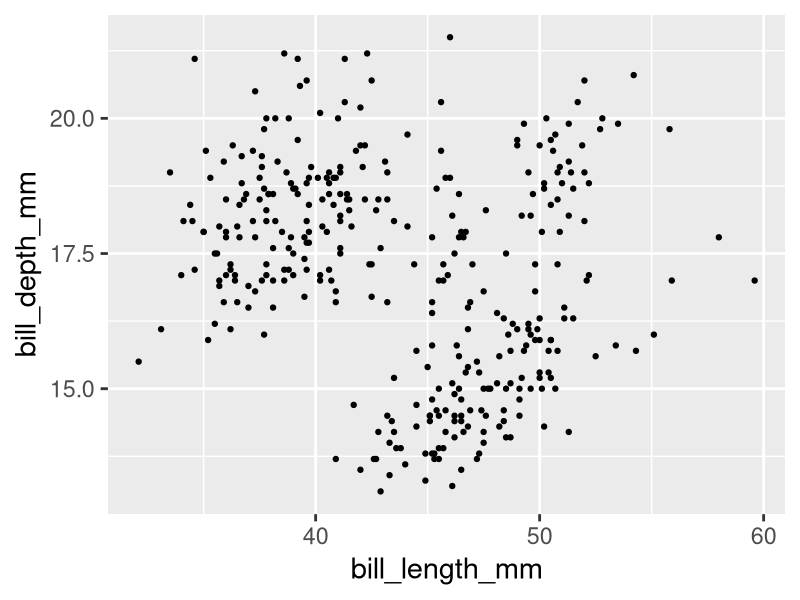
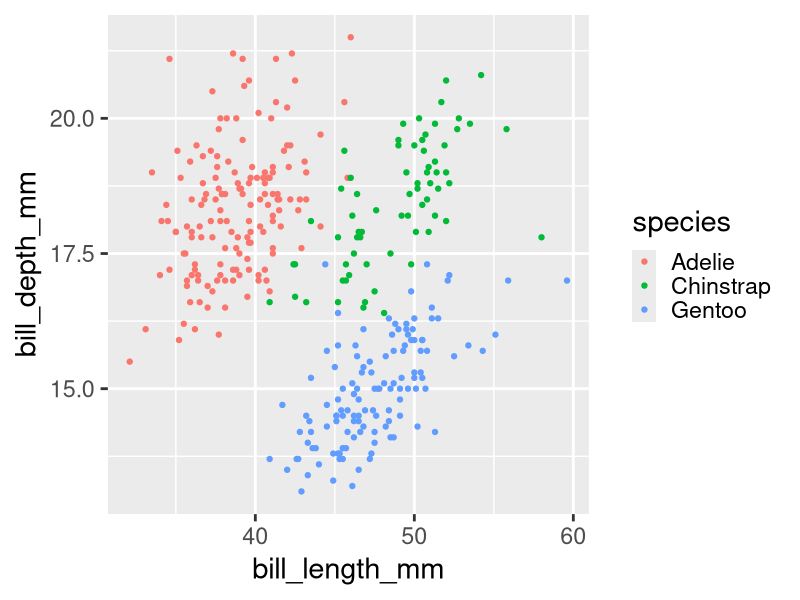
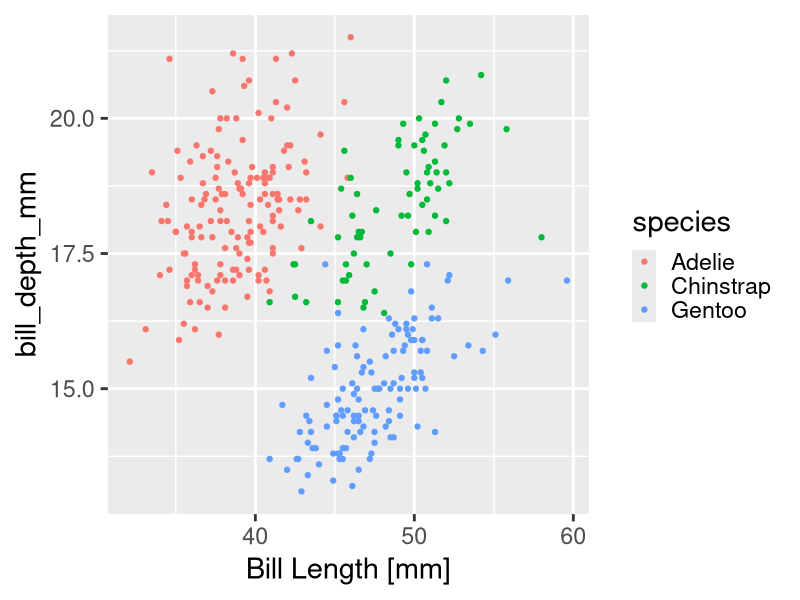
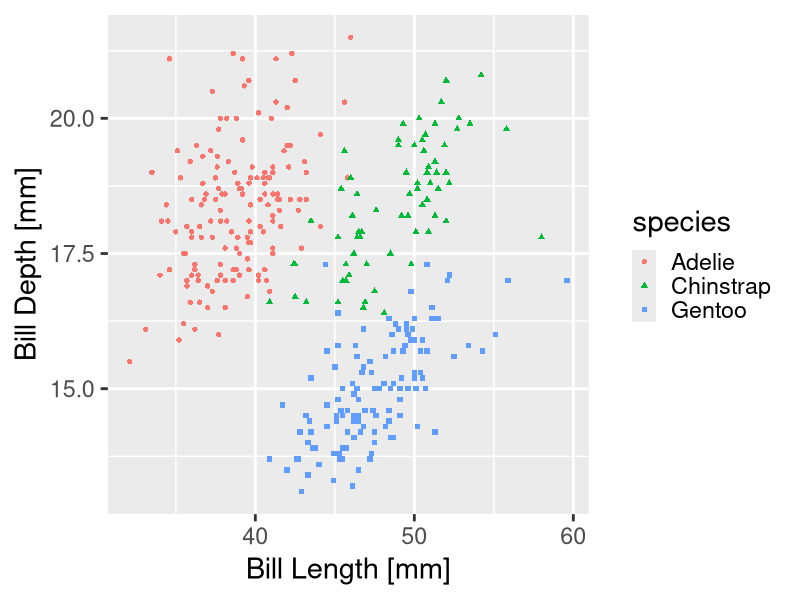
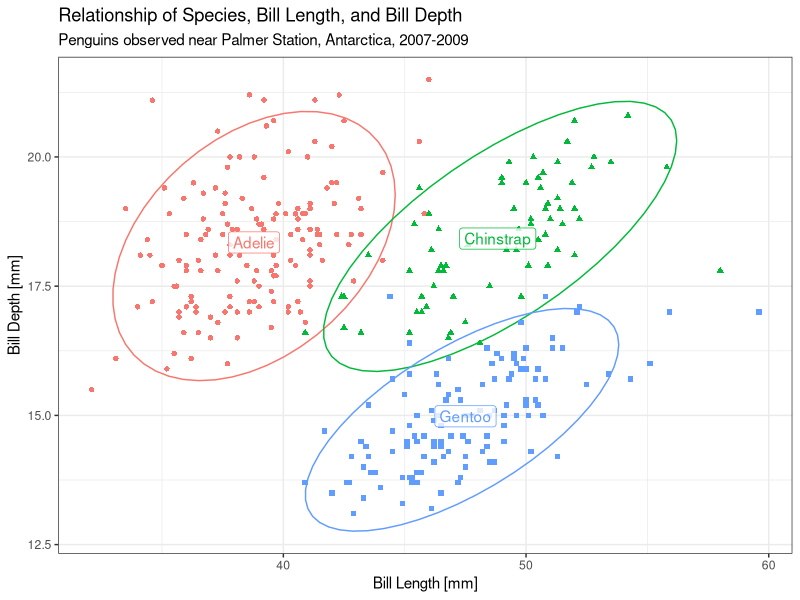
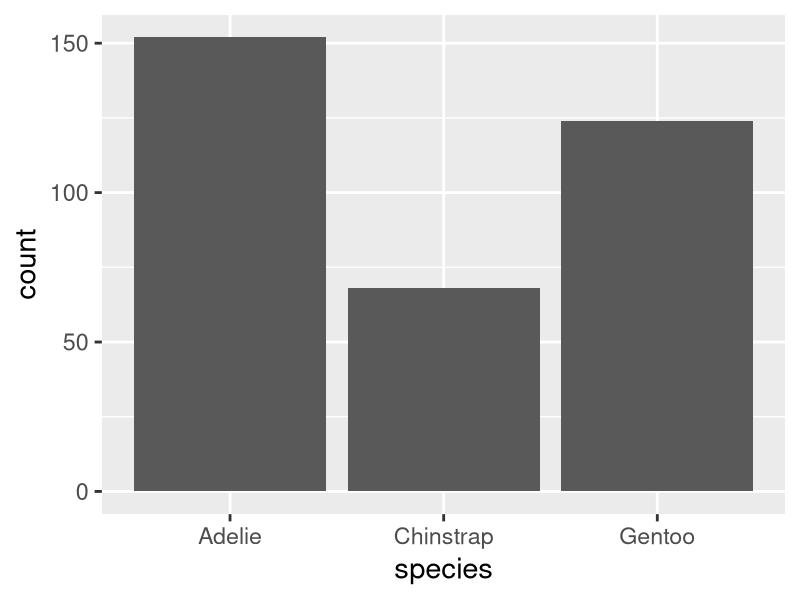
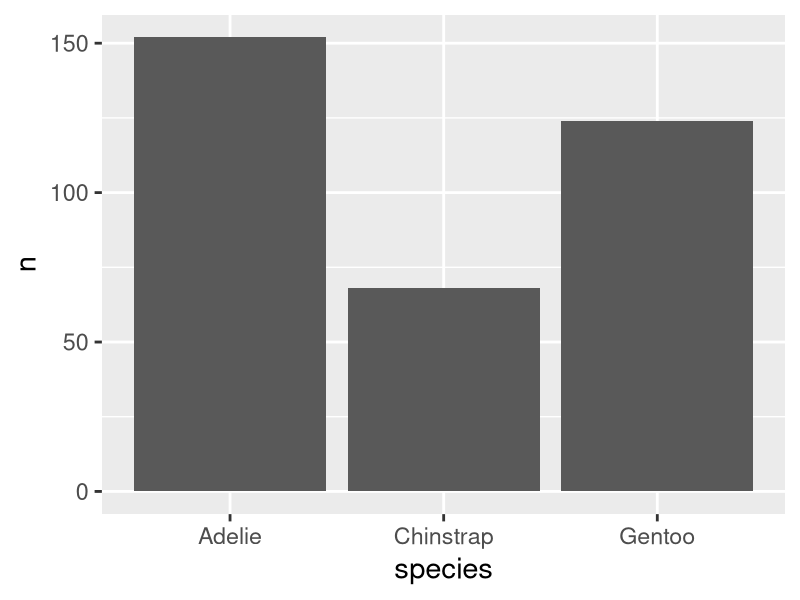
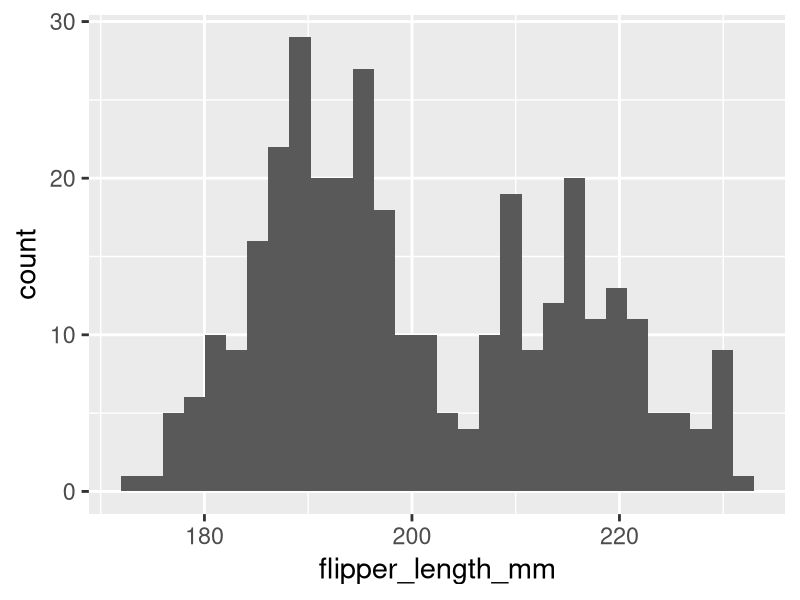

Write R code to recreate these figures, in order.
## ---- chunk 1
library(palmerpenguins)
head(penguins)
## ---- chunk 2
library(tidyverse)
theme_set(theme_gray(base_size = 21))
## ---- chunk 3
#| fig.dpi: 900
#| out-width: 50%
#| fig-asp: 0.618
#| fig-align: center
ggplot(penguins, aes(x = bill_length_mm, bill_depth_mm)) + 
  geom_point()
## ---- chunk 4
#| fig.dpi: 900
#| out-width: 50%
#| fig-asp: 0.618
#| fig-align: center
ggplot(penguins, aes(x = bill_length_mm, bill_depth_mm, color = species)) + 
  geom_point()
## ---- chunk 5
#| fig.dpi: 900
#| out-width: 50%
#| fig-asp: 0.618
#| fig-align: center
ggplot(penguins, aes(x = bill_length_mm, bill_depth_mm, color = species)) + 
  geom_point() + 
  xlab("Bill Length [mm]")
## ---- chunk 6
#| fig.dpi: 900
#| out-width: 50%
#| fig-asp: 0.618
#| fig-align: center
ggplot(penguins,
       aes(
         x = bill_length_mm,
         y = bill_depth_mm,
         color = species,
         shape = species
       )) + 
  geom_point() + 
  xlab("Bill Length [mm]") +
  ylab("Bill Depth [mm]")
## ---- chunk 7
#| fig.dpi: 900
#| out-width: 90%
#| fig-asp: 0.618
#| fig-width: 7
#| fig-align: center
ggplot(penguins,
       aes(
         x = bill_length_mm,
         bill_depth_mm,
         color = species,
         shape = species,
         label = species,
         group = species
       )) + 
  stat_ellipse() + 
  geom_point() + 
  geom_label(
    data = penguins |> group_by(species) |> summarize(across(c(bill_length_mm, bill_depth_mm), mean, na.rm=T)),
    alpha = 0.8
  ) + 
  xlab("Bill Length [mm]") +
  ylab("Bill Depth [mm]") + 
  ggtitle("Relationship of Species, Bill Length, and Bill Depth",
          "Penguins observed near Palmer Station, Antarctica, 2007-2009") +
  theme_bw() + 
  theme(legend.position = 'none')
## ---- chunk 8
# if you want ggplot to tally up your data, use geom_bar
ggplot(penguins, aes(x = species)) + 
  geom_bar()
## ---- chunk 9
# if your data are already tallied up, use geom_col
counts_df <- count(penguins, species)
counts_df
## ---- chunk 10
#| output-location: column
ggplot(counts_df, aes(x = species, y = n)) + 
  geom_col()
## ---- chunk 11
ggplot(penguins, aes(x = flipper_length_mm)) + 
  geom_histogram()
## ---- chunk 12
ggplot(penguins, aes(x = flipper_length_mm)) + 
  geom_histogram(bins = 50)
## ---- chunk 13
ggplot(penguins, aes(x = flipper_length_mm, fill = species)) + 
  geom_histogram()
## ---- chunk 14
ggplot(penguins, aes(x = flipper_length_mm)) + 
  geom_density()
## ---- chunk 15
ggplot(penguins, aes(x = flipper_length_mm, fill = species)) + 
  geom_density()
## ---- chunk 16
ggplot(penguins, aes(x = flipper_length_mm, fill = species)) + 
  geom_density(alpha = 0.7)
## ---- chunk 17
#| fig.dpi: 900
#| out-width: 50%
#| fig-asp: 0.618
#| fig-align: center
ggplot(penguins, 
       aes(
         x = flipper_length_mm, 
         y = bill_length_mm, 
         color = species)) +
  geom_point()
## ---- chunk 18
#| fig.dpi: 900
#| out-width: 50%
#| fig-asp: 0.618
#| fig-align: center
ggplot(penguins, 
       aes(
         x = flipper_length_mm, 
         y = bill_length_mm, 
         color = species)) +
  geom_point(size = 3)
## ---- chunk 19
#| fig.dpi: 900
#| out-width: 50%
#| fig-asp: 0.618
#| fig-align: center
ggplot(penguins, 
       aes(
         x = flipper_length_mm, 
         y = bill_length_mm, 
         color = species,
         size = body_mass_g)) +
  geom_point()
## ---- chunk 20
#| fig.dpi: 900
#| out-width: 50%
#| fig-asp: 0.618
#| fig-align: center
ggplot(penguins, 
       aes(
         x = flipper_length_mm, 
         y = bill_length_mm, 
         color = species,
         size = body_mass_g)) +
  geom_point(alpha = 0.6)
## ---- chunk 21
#| output-location: column
flipper_length_over_time <- 
  data.frame(
  year = c(2007, 2007, 2007, 
           2008, 2008, 2008, 
           2009, 2009, 2009),
  flipper_length_mm = 
    c(186.5, 192.4, 215.1,
      191.0, 197.7, 217.5,
      192.0, 198.0, 218.4), 
  species = as.factor(
    c(
      "Adelie", "Chinstrap", "Gentoo",
      "Adelie", "Chinstrap", "Gentoo",
      "Adelie", "Chinstrap", "Gentoo"
    )))

ggplot(flipper_length_over_time,
       aes(x = year,
           y = flipper_length_mm,
           color = species)) + 
  geom_line()
## ---- chunk 22
ggplot(flipper_length_over_time,
       aes(x = year,
           y = flipper_length_mm,
           color = species)) + 
  geom_line() + 
  geom_point()
## ---- chunk 23
population_over_time <- 
  longley |> 
  select(Year, Employed, Unemployed, Armed.Forces) |> 
  tidyr::pivot_longer(
    cols = c(Employed, Unemployed, Armed.Forces),
    names_to = 'group',
    values_to = 'population_size'
  ) |> 
  rename(year = Year)

knitr::kable(population_over_time)
## ---- chunk 24
ggplot(population_over_time,
       aes(x = year,
           y = population_size,
           fill = group)) +
  geom_area(alpha = 0.8, color = 'dimgrey') + 
  scale_fill_viridis_d(option = 'viridis', end = 0.75)
## ---- chunk 25
ggplot(penguins, aes(x = bill_length_mm, y = bill_depth_mm, label = species)) + 
  geom_text()
## ---- chunk 26
# remember counts_df from earlier? 
counts_df
## ---- chunk 27
#| output-location: column
ggplot(counts_df, aes(x = species, y = n)) + 
  geom_col() + 
  geom_text(
    mapping = aes(y = n + 10, label = n),
    size = 8
  )
## ---- chunk 28
ggplot(penguins, aes(x = species, y = flipper_length_mm)) + 
  geom_boxplot()
## ---- chunk 29
ggplot(penguins, aes(x = species, y = flipper_length_mm,
                     color = species, fill = species)) + 
  geom_jitter() + 
  geom_boxplot(alpha = 0.6, color = 'black', outlier.color = NA)
## ---- chunk 30
ggplot(penguins, aes(x = species, y = flipper_length_mm)) + 
  geom_violin()
## ---- chunk 31
ggplot(penguins, aes(x = species, y = flipper_length_mm,
                     color = species, fill = species)) + 
  geom_jitter() + 
  geom_violin(color = 'black', alpha = 0.5)
## ---- chunk 32
x <- 5:(5+352)

days <- c('Sunday', 'Monday', 'Tuesday', 'Wednesday', 'Thursday', 'Friday', 'Saturday')

xdays <- days[(x - 1) %% 7 + 1]

y <- rnorm(n = length(x)) + sin(x/25) * 2 + 5 + ifelse(x %% 7 %in% 2:6, 2, 0)

bound <- function(x, xmin, xmax) {
  x <- ifelse(x < xmin, xmin, x)
  x <- ifelse(x > xmax, xmax, x)
  x
}

y <- bound(y, 0, 10)

df <- 
  data.frame(
    weekday = xdays,
    week = (x - 1) %/% 7,
    productivity = y
  )

df$weekday <- forcats::fct_rev(factor(df$weekday, levels = days))
## ---- chunk 33
#| fig-asp: .3
ggplot(df,
       aes(x = week,
           y = weekday,
           fill = productivity)) + 
  geom_tile()
## ---- chunk 34
#| fig-asp: .3
ggplot(df, aes(x = week, y = weekday, fill = productivity)) + 
  geom_tile() + 
  scale_fill_viridis_c()
## ---- chunk 35
ggplot(penguins, aes(x = bill_length_mm, y = bill_depth_mm)) + 
  geom_point() + 
  facet_wrap(~species)
## ---- chunk 36
ggplot(penguins, aes(x = bill_length_mm, y = bill_depth_mm)) + 
  geom_point() + 
  facet_grid(sex~species)
## ---- chunk 37
df <- data.frame(
  x = c(rnorm(n = 10000, sd = .5), rnorm(n = 20000, mean = 1.5), sd = .35),
  y = c(rnorm(n = 10000, sd = .5), rnorm(n = 20000, mean = 1.5), sd = .35)
)

ggplot(df, aes(x = x, y = y)) + 
  geom_point()
## ---- chunk 38
ggplot(df, aes(x = x)) + 
  geom_histogram()
## ---- chunk 39
ggplot(df, aes(x = y)) + 
  geom_histogram()
## ---- chunk 40
ggplot(df, aes(x = x, y = y)) + 
  geom_point() + 
  geom_density_2d()
## ---- chunk 41
ggplot(df, aes(x = x, y = y)) + 
  geom_point(alpha = 0.05)
## ---- chunk 42
ggplot(penguins, aes(x = species, y = body_mass_g)) + 
  stat_summary(fun = mean, geom = 'point', size = 5)
## ---- chunk 43
ggplot(penguins, aes(x = species, y = body_mass_g)) + 
  stat_summary(fun = mean, geom = 'pointrange',
               fun.max = max, fun.min = min,
               size = 5)
## ---- chunk 44
ggplot(penguins, aes(x = species, y = body_mass_g)) + 
  stat_summary(fun.data = mean_cl_normal, geom = 'pointrange',
               size = 5)
## ---- chunk 45
df <- data.frame(
  x = rlnorm(n = 10000, meanlog = 5)
)
## ---- chunk 46
ggplot(df, aes(x = x)) + 
  geom_histogram()
## ---- chunk 47
ggplot(df, aes(x = x)) + 
  geom_histogram() + 
  scale_x_log10()
## ---- chunk 48
df <- expand.grid(x = seq(0, 1, 0.05), y = seq(0, 1, 0.05)) |> 
 mutate(z = -1 * (x-.5)^2 - (y/2-.25 + .25*x)^2 + x * y)
## ---- chunk 49
#| fig-asp: .35
ggplot(df, aes(x = x, y = y, fill = z)) + 
  geom_tile() +
  scale_fill_distiller()

ggplot(df, aes(x = x, y = y, fill = z)) + 
  geom_tile() +
  scale_fill_distiller(palette = 'RdYlBu')
## ---- chunk 50
#| fig-asp: .35
ggplot(df, aes(x = x, y = y, fill = z)) + 
  geom_tile() +
  scale_fill_viridis_c()

ggplot(df, aes(x = x, y = y, fill = z)) + 
  geom_tile() +
  scale_fill_viridis_c(option = 'magma')
## ---- chunk 51
df <- data.frame(household_income = rlnorm(n = 1000, meanlog = log(50000)))
## ---- chunk 52
ggplot(df, aes(x = household_income)) + 
  geom_histogram() + 
  scale_x_log10(labels = scales::dollar_format())
## ---- chunk 53
df <- data.frame(program = c("BA/BS", "MA/MS", "PhD"),
                 admit_rate = c(.125, .2, .05))
## ---- chunk 54
ggplot(df, aes(x = program, y = admit_rate)) + 
  geom_point(size = 5) + 
  scale_y_continuous(labels = scales::percent_format(), limits = c(0, NA))
## ---- chunk 55
#| fig-asp: .3
plt <- ggplot(df, aes(x = program, y = admit_rate)) + 
  geom_point(size = 5) + 
  scale_y_continuous(labels = scales::percent_format(), limits = c(0, NA))

plt + theme_classic()

plt + theme_linedraw()
## ---- chunk 56
#| fig-asp: .3
plt + theme_dark()

plt + theme_void()
## ---- chunk 57
ggplot(penguins,
       aes(x = bill_length_mm, y = bill_depth_mm, color = species)) + 
  geom_point() + 
  labs(
    x = "Bill Length [mm]",
    y = "Bill Depth [mm]",
    color = "Species of Penguin",
    title = "Relationship between Bill Length and Bill Depth"
  )
## ---- chunk 58
ggplot(penguins,
       aes(x = bill_length_mm, y = bill_depth_mm, color = species)) + 
  geom_point() + 
  labs(
    x = "Bill Length [mm]",
    y = "Bill Depth [mm]",
    color = "Species of Penguin",
    title = "Relationship between Bill Length and Bill Depth"
  ) + 
  theme(legend.position = 'bottom')
